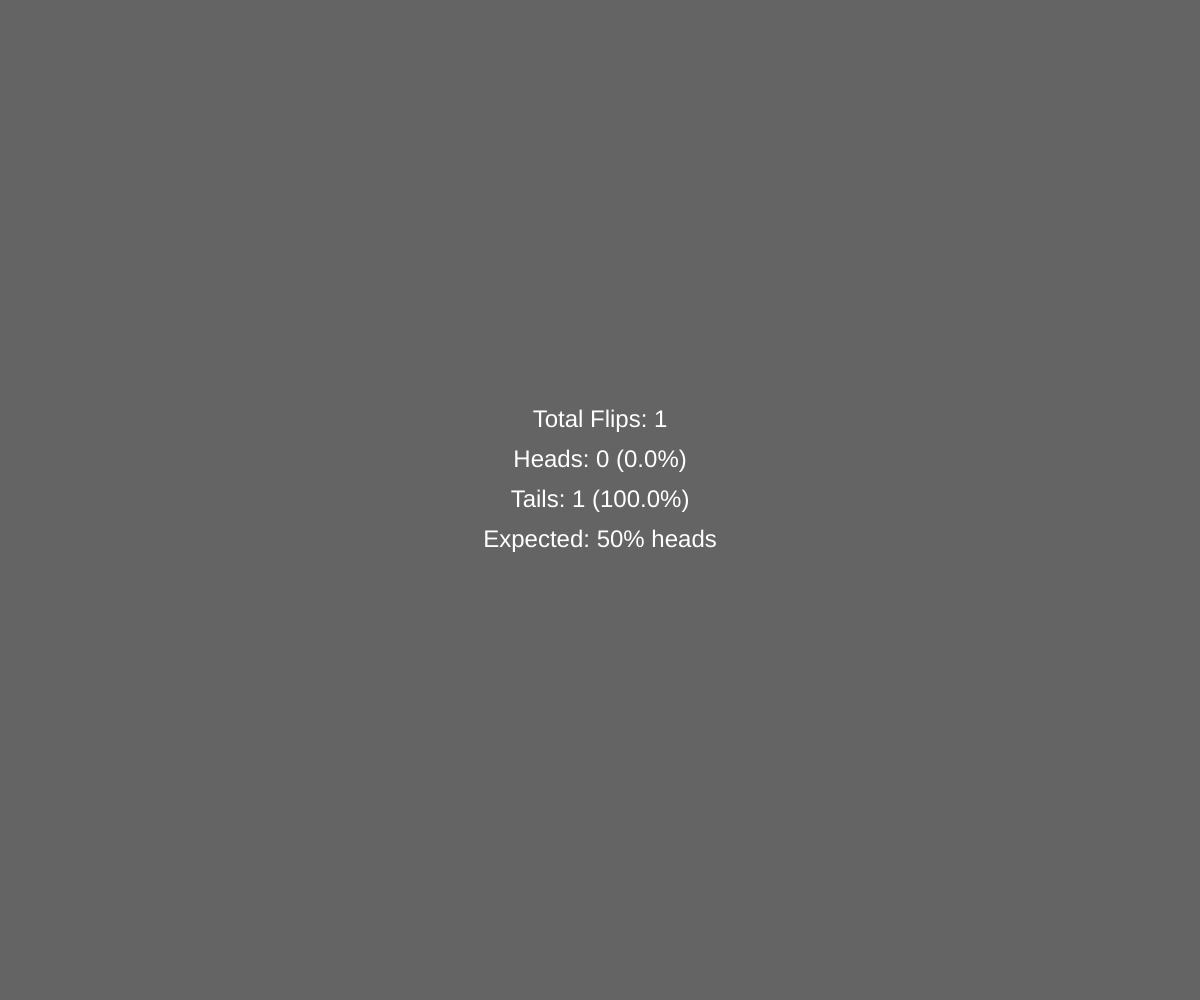
Frame 1 (no input)
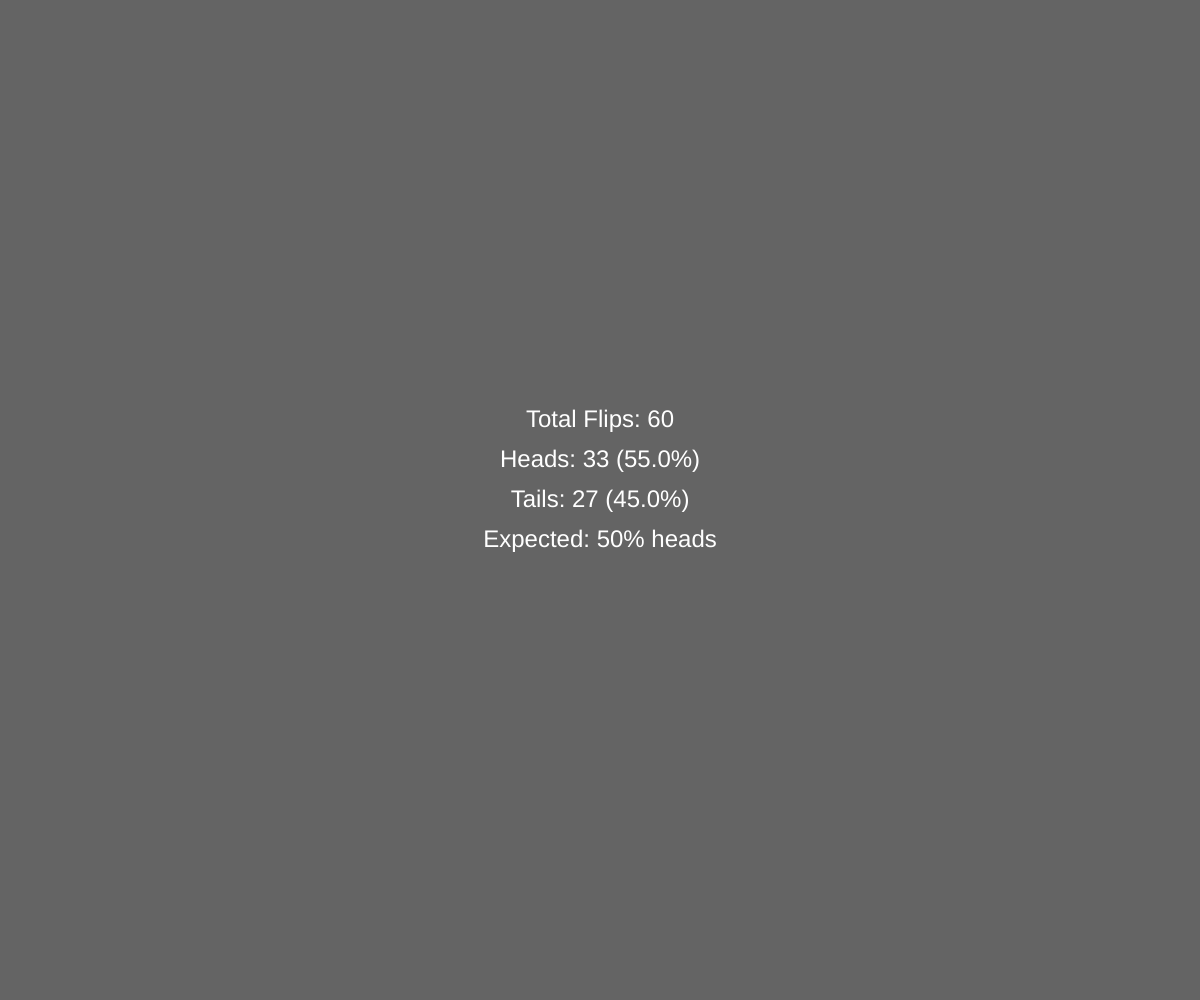
Frame 60 (no input)
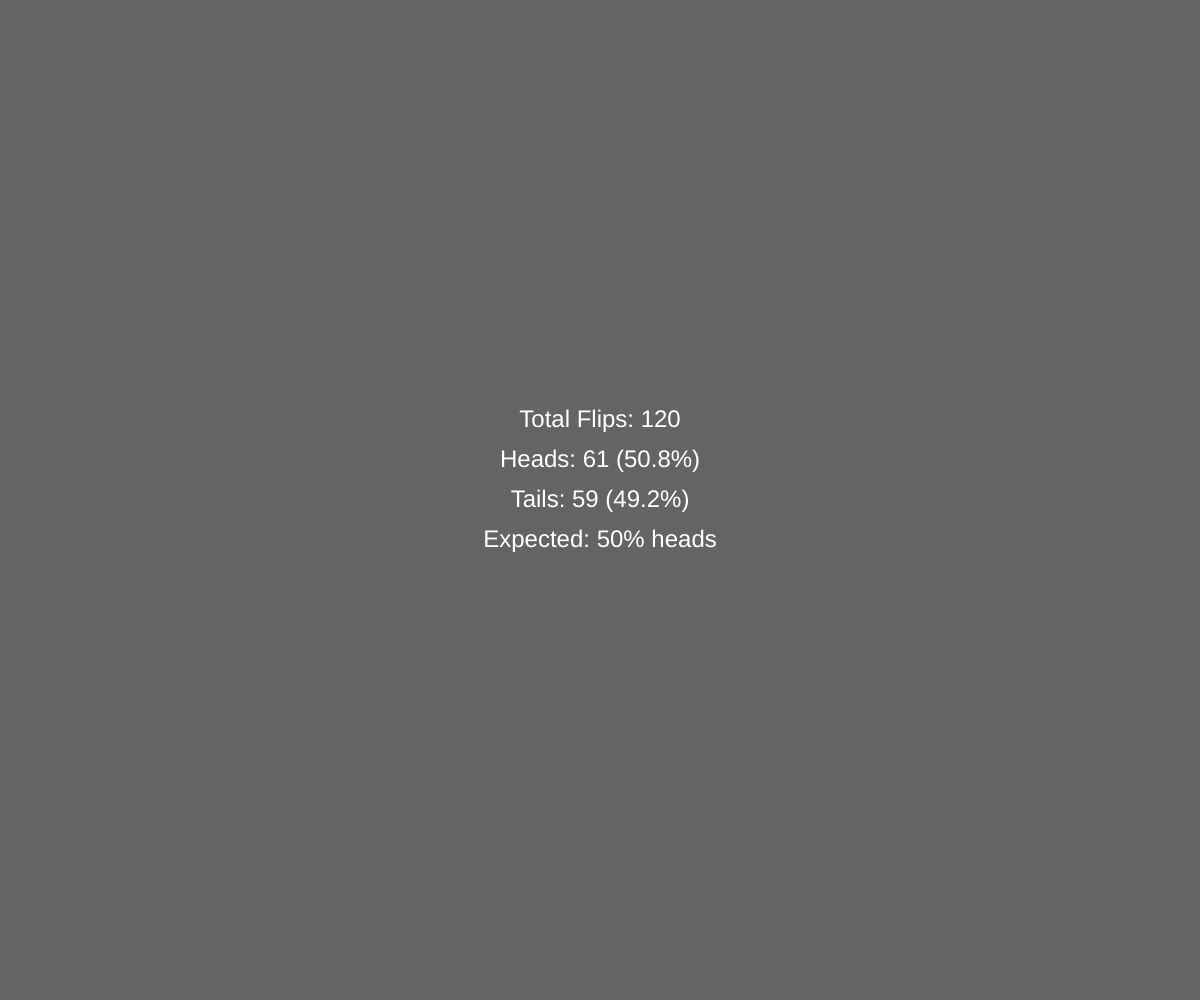
Frame 120 (the mouse pressed at the canvas centre since frame 60)

The p5.js sketch that drew these frames (run headless with seeded random() and noise() and a simulated clock; from frame 60 on, the mouse is pressed at the canvas centre):

// p5.js sketch
// ── sketch.js
let amountOfIterations = 500;
let headsCount = 0;
let tailsCount = 0;
let totalFlips = 0;

let headsProbability = 0.5;

let isHeads = false;
let isTails = false;

function setup() {
    createCanvas(windowWidth, windowHeight);
    textAlign(CENTER, CENTER);
    textSize(24);
}

function draw() {
    background(100);

    // flip coin
    if (totalFlips < amountOfIterations) {
        let flip = random(1);
        if (flip < headsProbability) {
            headsCount++;
        } else {
            tailsCount++;
        }
        totalFlips++;
    }

    // calculate percentages
    let headsPercentage = (headsCount / totalFlips * 100).toFixed(1);
    let tailsPercentage = (tailsCount / totalFlips * 100).toFixed(1);

    // Determine winner after all flips are done
    if (totalFlips === amountOfIterations && !isHeads && !isTails) {
        if (headsPercentage > tailsPercentage) {
            isHeads = true;
        } else {
            isTails = true;
        }
    }

    // Display results
    fill(255);
    text(`Total Flips: ${totalFlips}`, width / 2, height / 2 - 80);
    text(`Heads: ${headsCount} (${headsPercentage}%)`, width / 2, height / 2 - 40);
    text(`Tails: ${tailsCount} (${tailsPercentage}%)`, width / 2, height / 2);
    text(`Expected: ${headsProbability * 100}% heads`, width / 2, height / 2 + 40);

    // Show winner after all flips are done
    if (totalFlips === amountOfIterations) {
        fill(255, 255, 0); // Yellow for the result
        textSize(32);
        if (isHeads) {
            text("HEADS WINS!", width / 2, height / 2 + 100);
        } else if (isTails) {
            text("TAILS WINS!", width / 2, height / 2 + 100);
        }
        textSize(24); // Reset text size
    }
}
